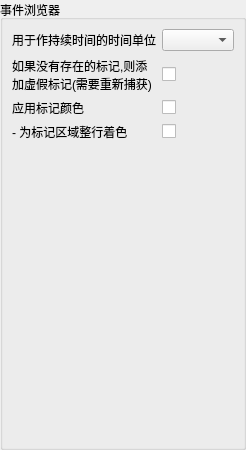
     <widget class="QWidget" name="eventTab">
      <attribute name="title">
       <string>Event Browser</string>
      </attribute>
      <layout class="QHBoxLayout" name="horizontalLayout_4">
       <property name="leftMargin">
        <number>0</number>
       </property>
       <property name="topMargin">
        <number>0</number>
       </property>
       <property name="rightMargin">
        <number>0</number>
       </property>
       <property name="bottomMargin">
        <number>0</number>
       </property>
       <item>
        <widget class="QGroupBox" name="groupBox_6">
         <property name="title">
          <string>事件浏览器</string>
         </property>
         <layout class="QGridLayout" name="gridLayout_7">
          <item row="0" column="0">
           <widget class="QLabel" name="label_19">
            <property name="sizePolicy">
             <sizepolicy hsizetype="Expanding" vsizetype="Preferred">
              <horstretch>0</horstretch>
              <verstretch>0</verstretch>
             </sizepolicy>
            </property>
            <property name="toolTip">
             <string>The time unit to use when displaying the duration column in the event browser</string>
            </property>
            <property name="text">
             <string>用于作持续时间的时间单位</string>
            </property>
           </widget>
          </item>
          <item row="0" column="1">
           <widget class="QComboBox" name="EventBrowser_TimeUnit">
            <property name="toolTip">
             <string>The time unit to use when displaying the duration column in the event browser</string>
            </property>
           </widget>
          </item>
          <item row="1" column="0">
           <widget class="QLabel" name="label_15">
            <property name="toolTip">
             <string>In the Event Browser, add fake markers if none are found in the capture.</string>
            </property>
            <property name="text">
             <string>如果没有存在的标记,则添加虚假标记(需要重新捕获)</string>
            </property>
            <property name="wordWrap">
             <bool>true</bool>
            </property>
           </widget>
          </item>
          <item row="1" column="1">
           <widget class="QCheckBox" name="EventBrowser_AddFake">
            <property name="toolTip">
             <string>In the Event Browser, add fake markers if none are found in the capture.</string>
            </property>
           </widget>
          </item>
          <item row="2" column="0">
           <widget class="QLabel" name="label_22">
            <property name="toolTip">
             <string>In the Event Browser and Timeline Bar, marker sections and marker labels will be colored with an API-specified color.
</string>
            </property>
            <property name="text">
             <string>应用标记颜色</string>
            </property>
           </widget>
          </item>
          <item row="2" column="1">
           <widget class="QCheckBox" name="EventBrowser_ApplyColors">
            <property name="toolTip">
             <string>In the Event Browser and Timeline Bar, marker sections and marker labels will be colored with an API-specified color.
</string>
            </property>
            <property name="text">
             <string/>
            </property>
           </widget>
          </item>
          <item row="3" column="0">
           <widget class="QLabel" name="label_23">
            <property name="toolTip">
             <string>When coloring marker sections in the Event Browser, the whole row of a marker region will be colored, not just a bar to the left of its children.</string>
            </property>
            <property name="text">
             <string>- 为标记区域整行着色</string>
            </property>
           </widget>
          </item>
          <item row="3" column="1">
           <widget class="QCheckBox" name="EventBrowser_ColorEventRow">
            <property name="toolTip">
             <string>When coloring marker sections in the Event Browser, the whole row of a marker region will be colored, not just a bar to the left of its children.</string>
            </property>
            <property name="text">
             <string/>
            </property>
           </widget>
          </item>
          <item row="7" column="0">
           <spacer name="verticalSpacer_5">
            <property name="orientation">
             <enum>Qt::Orientation::Vertical</enum>
            </property>
            <property name="sizeHint" stdset="0">
             <size>
              <width>20</width>
              <height>297</height>
             </size>
            </property>
           </spacer>
          </item>
         </layout>
        </widget>
       </item>
      </layout>
     </widget>
